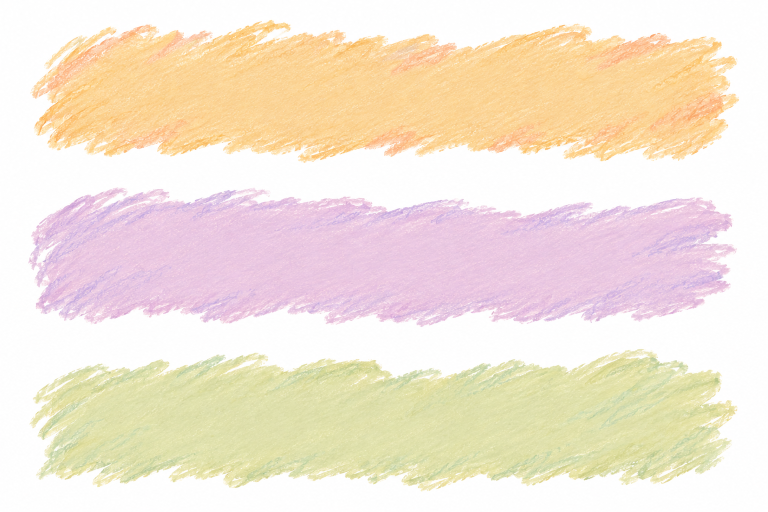
#> input picture art-source/pixel-polish/swatch-atlas.png, 1536 x 1024 px (shown at 1/2 size)
$ python prepare-pixel-swatches.py
#> lines starting #> are read from the running program, lines starting #| are printed output that depends on the picture
"""Extract neutral white matte from the reviewed API-generated wax sheet; no unknown originals removed."""
from pathlib import Path
from PIL import Image
import numpy as np,json,hashlib,shutil
root=Path(__file__).resolve().parent.parent
candidate=root/'work/generated-art/pixel-polish/swatch-atlas.png'
source=root/'art-source/pixel-polish/swatch-atlas.png'
if candidate.exists():shutil.move(candidate,source)
im=Image.open(source).convert('RGB')
#> im is the input picture: PIL image 1536x1024 RGB; mean R, G, B 243.6, 229.4, 212.9
entries=[]
purposes={'honey': '抽餐入口与主操作、最近浏览入口的透明蜡笔承托', 'lilac': '示例主体资料档案头及紫色选中标签的透明蜡笔承托', 'sage': '设置档案入口与七日计划入口的透明蜡笔承托'}
for name,(top,bottom) in {'honey':(0,342),'lilac':(342,684),'sage':(684,1024)}.items():
 rgb=np.asarray(im.crop((0,top,1536,bottom)),dtype=np.float32)/255
 alpha=1-rgb.min(axis=2)
 alpha[alpha<0.035]=0
 color=np.where(alpha[:,:,None]>0,(rgb-(1-alpha[:,:,None]))/np.maximum(alpha[:,:,None],.001),0)
 pixels=np.dstack((np.clip(color,0,1),alpha));out=Image.fromarray(np.uint8(np.clip(pixels*255,0,255)))
 bounds=out.getbbox();assert bounds
 out=out.crop((max(0,bounds[0]-16),max(0,bounds[1]-12),min(out.width,bounds[2]+16),min(out.height,bounds[3]+12)))
 out.thumbnail((768,256),Image.Resampling.LANCZOS)
 path=root/f'client/entry/src/main/resources/base/media/crayon_ribbon_{name}.png';out.save(path,optimize=True)
 entries.append({'path':str(path.relative_to(root)),'kind':'generated_ui','purpose':purposes[name],'target_path':str(path.relative_to(root)),'source':'art-source/pixel-polish/swatch-atlas.png','sha256':hashlib.sha256(path.read_bytes()).hexdigest(),'size':list(out.size),'alpha_bbox':list(out.getbbox())})
#> this loop made 3 passes
#> bounds on passes 1 to 3: (60, 39, 1479, 326), (56, 32, 1474, 312), (58, 13, 1475, 299)
#> pass 1, `rgb=np.asarray(im.crop((0,top,1536,bottom)),dtype=np.float32)/255`:
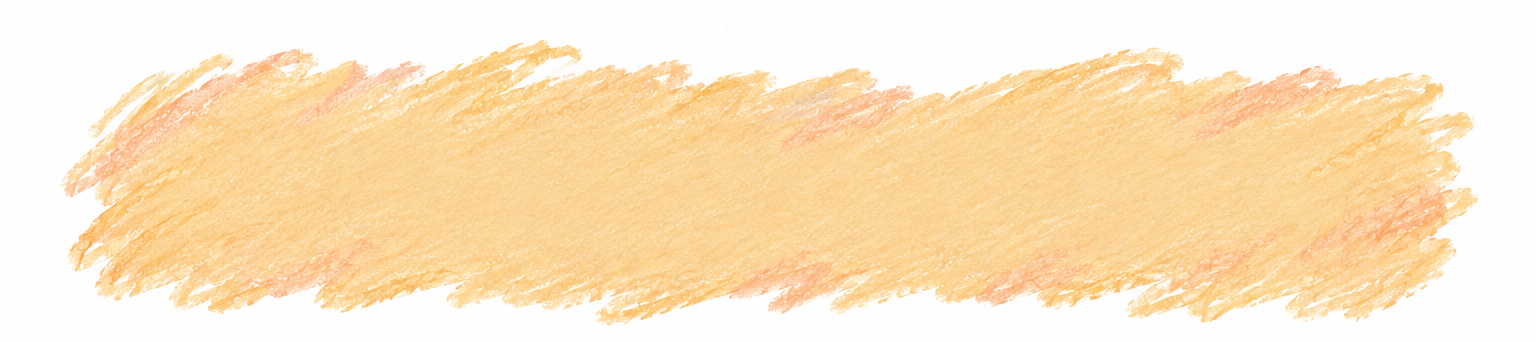
#> rgb: shape (342, 1536, 3) float32; mean R, G, B 0.99, 0.898, 0.762
#> pass 1, `alpha=1-rgb.min(axis=2)`:
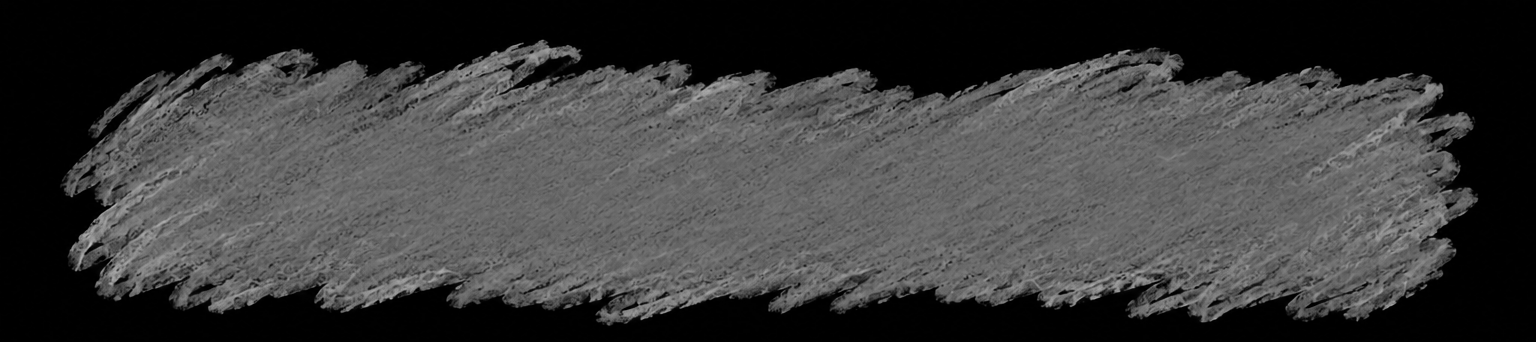
#> alpha: shape (342, 1536) float32; min 0, max 0.749, mean 0.238
#> pass 1, `color=np.where(alpha[:,:,None]>0,(rgb-(1-alpha[:,:,None]))/np.maximum(..`:
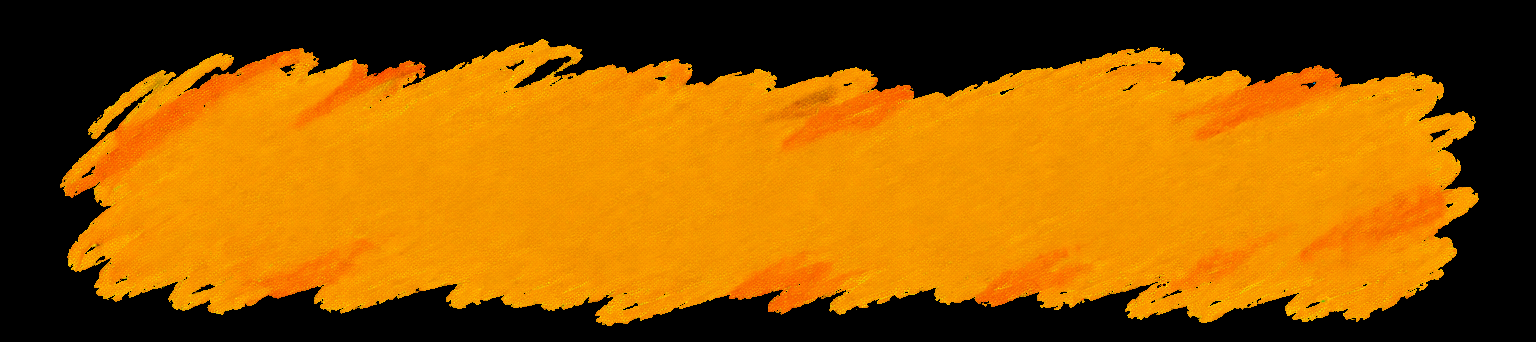
#> color: shape (342, 1536, 3) float32; mean R, G, B 0.583, 0.349, 4.17e-06; drawn with min black and max white
#> after the loop:
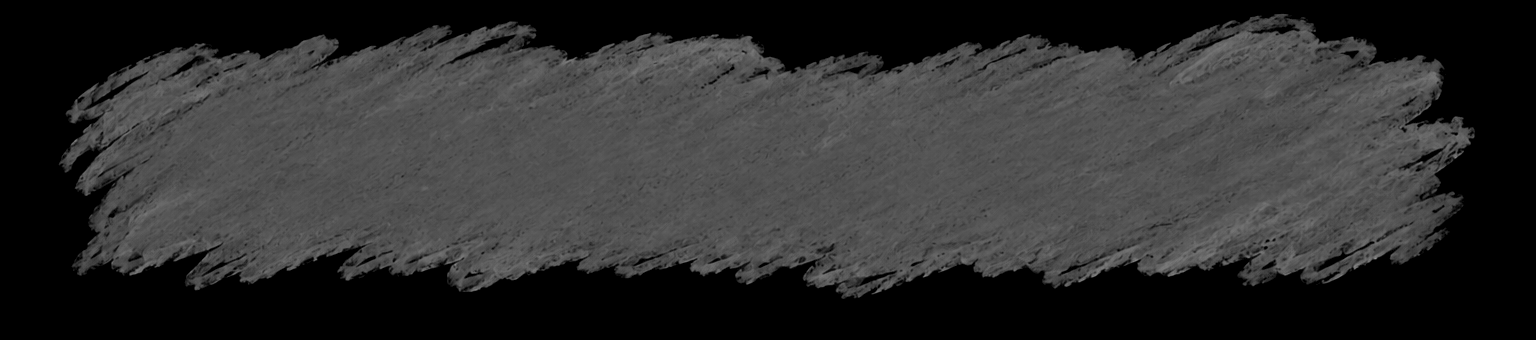
#> alpha: shape (340, 1536) float32; min 0, max 0.58, mean 0.187
#> after the loop:
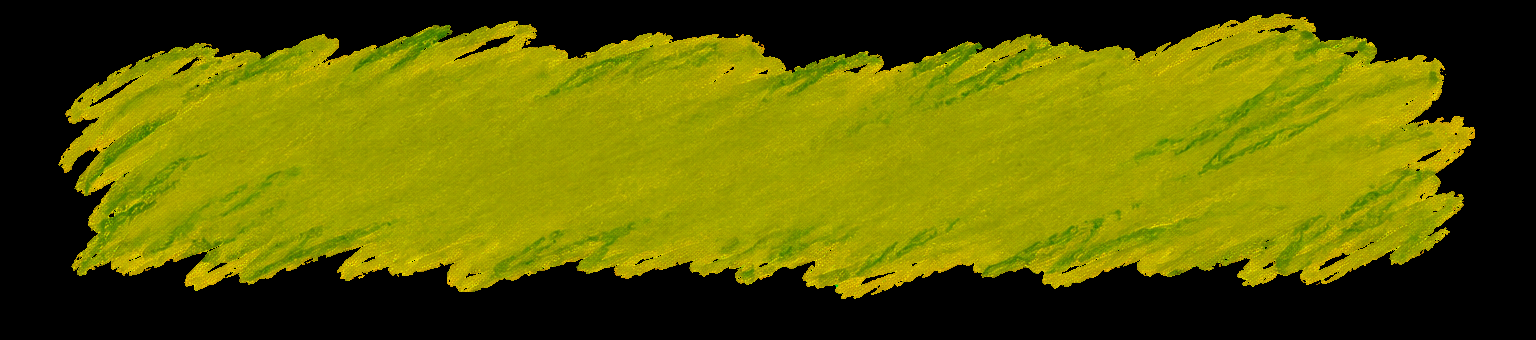
#> color: shape (340, 1536, 3) float32; mean R, G, B 0.371, 0.374, 1.27e-06; drawn with min black and max white
#> after the loop:
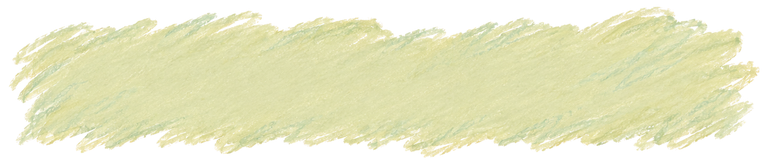
#> out: PIL image 768x164 RGBA; mean R, G, B, A 111.2, 111.8, 0, 54.8; transparent parts drawn white
#> after the loop, entries = 3 items
#> (the run stopped early here; a loop or call above may not have finished)
